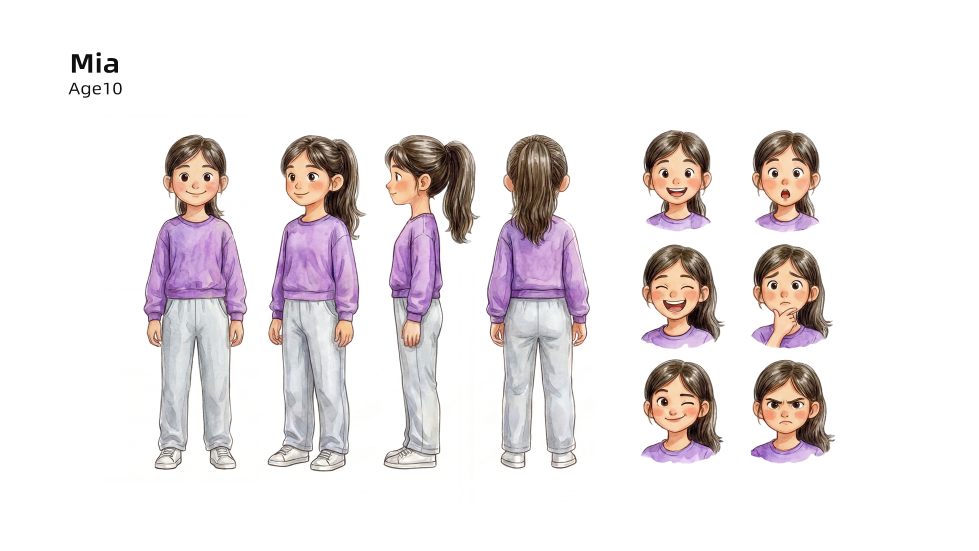
#> input picture assets/ip_library/mia_8.png, 2936 x 1651 px (shown at 1/3 size)
$ python _mia_iplib_fix.py
#> lines starting #> are read from the running program, lines starting #| are printed output that depends on the picture; pictures that were not available may be replaced by others from this repository, and a replacement may not be noted
"""一次性修复：把 ip_library/mia_{8,10,12}.png(旧高马尾) 替换为 characters/mia_age{N}.png(half-up)。
- 替换前把当前马尾版备份为 mia_{N}.ponytail.bak.png(已存在则跳过, 不覆盖)。
- 写入时保持与原 ip_library 文件一致的尺寸/色彩模式, 避免下游引用破裂。
"""
from pathlib import Path
from PIL import Image

ROOT = Path(__file__).resolve().parent.parent
IPLIB = ROOT / "assets" / "ip_library"
CHARS = ROOT / "assets" / "characters"

PAIRS = {
    8:  (IPLIB / "mia_8.png",  CHARS / "mia_age8.png"),
    10: (IPLIB / "mia_10.png", CHARS / "mia_age10.png"),
    12: (IPLIB / "mia_12.png", CHARS / "mia_age12.png"),
}

for age, (dst, src) in PAIRS.items():
    cur = Image.open(dst)
#> cur is the input picture: PIL image 2936x1651 RGBA; mean R, G, B, A 236.2, 230.6, 231.5, 255
    tgt_size, tgt_mode = cur.size, cur.mode
#> tgt_size = (2936, 1651); tgt_mode = 'RGBA'
    cur.close()

    bak = dst.with_name(f"mia_{age}.ponytail.bak.png")
    if bak.exists():
        print(f"[age{age}] 备份已存在, 跳过: {bak.name}")
    else:
        Image.open(dst).save(bak)
        print(f"[age{age}] 已备份当前马尾版 -> {bak.name}")

    img = Image.open(src)
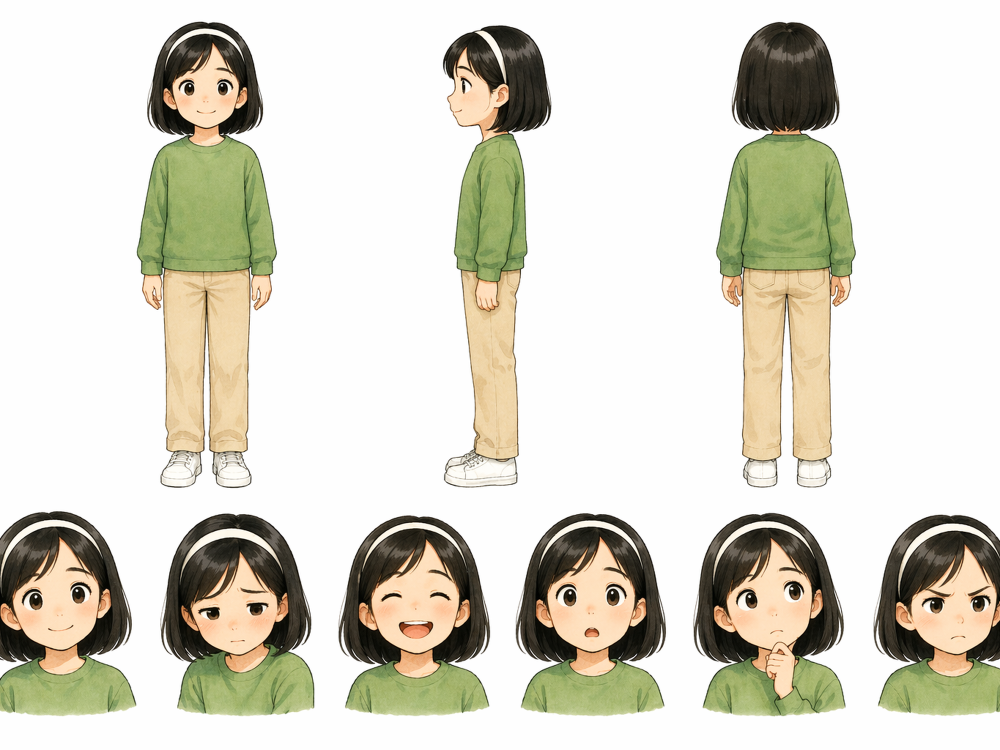
#> input picture assets/ip_library/anna_12.png, 2000 x 1500 px, given in place of mia_age8.png, which was not available (shown at 1/2 size)
#> img is the input picture: PIL image 2000x1500 RGB; mean R, G, B 218.2, 215.4, 202.8
    if img.size != tgt_size:
        img = img.resize(tgt_size, Image.LANCZOS)
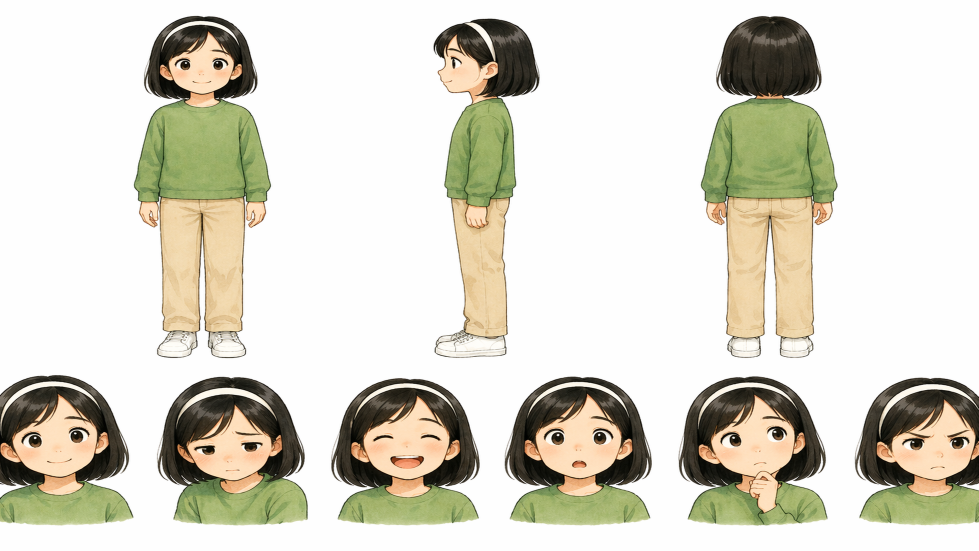
#> img: PIL image 2936x1651 RGB (shown at 1/3 size); mean R, G, B 218.1, 215.4, 202.8
    if img.mode != tgt_mode:
        if tgt_mode == "RGB" and img.mode in ("RGBA", "LA", "P"):
            rgba = img.convert("RGBA")
            bg = Image.new("RGB", rgba.size, (255, 255, 255))
            bg.paste(rgba, mask=rgba.split()[-1])
            img = bg
        else:
            img = img.convert(tgt_mode)
#> img: PIL image 2936x1651 RGBA
    img.save(dst)
    out = Image.open(dst)
    print(f"[age{age}] 已写入 half-up -> {dst.name}  size={out.size} mode={out.mode}")
#| [age8] 已写入 half-up -> mia_8.png  size=(2936, 1651) mode=RGBA
#> pass 3 of the loop `for age, (dst, src) in PAIRS.items():`:
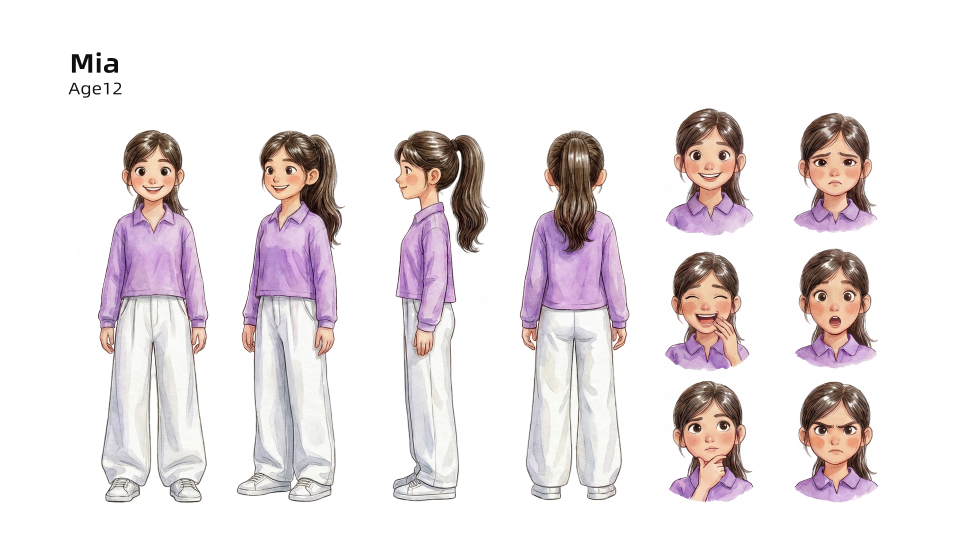
#> input picture assets/ip_library/mia_12.png, 2936 x 1651 px (shown at 1/3 size)
#> cur is the input picture: PIL image 2936x1651 RGBA; mean R, G, B, A 235.3, 228.7, 230.1, 255
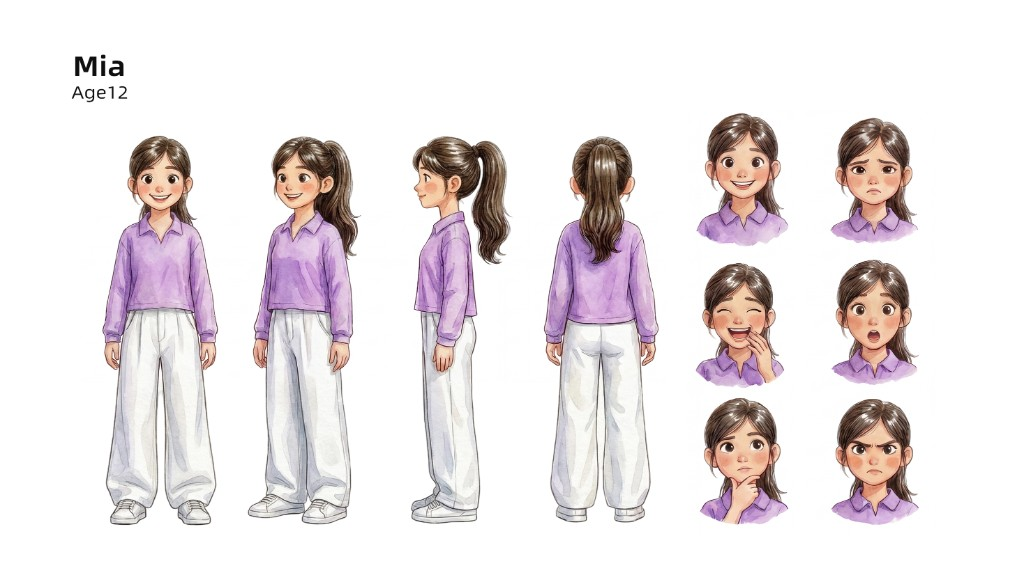
#> input picture assets/characters/mia_age12.png, 1024 x 575 px
#> img is the input picture: PIL image 1024x575 RGB; mean R, G, B 235.2, 228.7, 230
#| [age12] 已写入 half-up -> mia_12.png  size=(2936, 1651) mode=RGBA
    out.close()

print("DONE")
